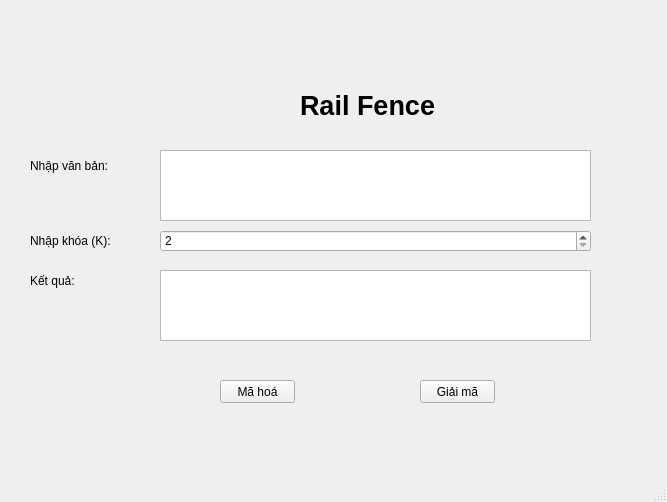
<?xml version="1.0" encoding="UTF-8"?>
<ui version="4.0">
 <class>MainWindow</class>
 <widget class="QMainWindow" name="MainWindow">
  <property name="geometry">
   <rect>
    <x>0</x>
    <y>0</y>
    <width>667</width>
    <height>502</height>
   </rect>
  </property>
  <property name="windowTitle">
   <string>MainWindow</string>
  </property>
  <widget class="QWidget" name="centralwidget">
   <widget class="QTextEdit" name="txtInput">
    <property name="geometry">
     <rect>
      <x>160</x>
      <y>150</y>
      <width>431</width>
      <height>71</height>
     </rect>
    </property>
    <property name="readOnly">
     <bool>false</bool>
    </property>
   </widget>
   <widget class="QTextEdit" name="txtOutput">
    <property name="geometry">
     <rect>
      <x>160</x>
      <y>270</y>
      <width>431</width>
      <height>71</height>
     </rect>
    </property>
    <property name="readOnly">
     <bool>true</bool>
    </property>
   </widget>
   <widget class="QSpinBox" name="spinKey">
    <property name="geometry">
     <rect>
      <x>160</x>
      <y>230</y>
      <width>431</width>
      <height>22</height>
     </rect>
    </property>
    <property name="minimum">
     <number>2</number>
    </property>
   </widget>
   <widget class="QPushButton" name="btnEncrypt">
    <property name="geometry">
     <rect>
      <x>220</x>
      <y>380</y>
      <width>75</width>
      <height>23</height>
     </rect>
    </property>
    <property name="text">
     <string>Mã hoá</string>
    </property>
   </widget>
   <widget class="QPushButton" name="btnDecrypt">
    <property name="geometry">
     <rect>
      <x>420</x>
      <y>380</y>
      <width>75</width>
      <height>23</height>
     </rect>
    </property>
    <property name="text">
     <string>Giải mã</string>
    </property>
   </widget>
   <widget class="QLabel" name="label">
    <property name="geometry">
     <rect>
      <x>300</x>
      <y>90</y>
      <width>141</width>
      <height>31</height>
     </rect>
    </property>
    <property name="font">
     <font>
      <pointsize>20</pointsize>
      <weight>75</weight>
      <bold>true</bold>
     </font>
    </property>
    <property name="text">
     <string>Rail Fence</string>
    </property>
   </widget>
   <widget class="QLabel" name="label_2">
    <property name="geometry">
     <rect>
      <x>30</x>
      <y>150</y>
      <width>81</width>
      <height>31</height>
     </rect>
    </property>
    <property name="text">
     <string>Nhập văn bản:</string>
    </property>
   </widget>
   <widget class="QLabel" name="label_3">
    <property name="geometry">
     <rect>
      <x>30</x>
      <y>230</y>
      <width>81</width>
      <height>21</height>
     </rect>
    </property>
    <property name="text">
     <string>Nhập khóa (K):</string>
    </property>
   </widget>
   <widget class="QLabel" name="label_4">
    <property name="geometry">
     <rect>
      <x>30</x>
      <y>270</y>
      <width>71</width>
      <height>21</height>
     </rect>
    </property>
    <property name="text">
     <string>Kết quả:</string>
    </property>
   </widget>
  </widget>
  <widget class="QMenuBar" name="menubar">
   <property name="geometry">
    <rect>
     <x>0</x>
     <y>0</y>
     <width>667</width>
     <height>21</height>
    </rect>
   </property>
  </widget>
  <widget class="QStatusBar" name="statusbar"/>
 </widget>
 <resources/>
 <connections/>
</ui>
